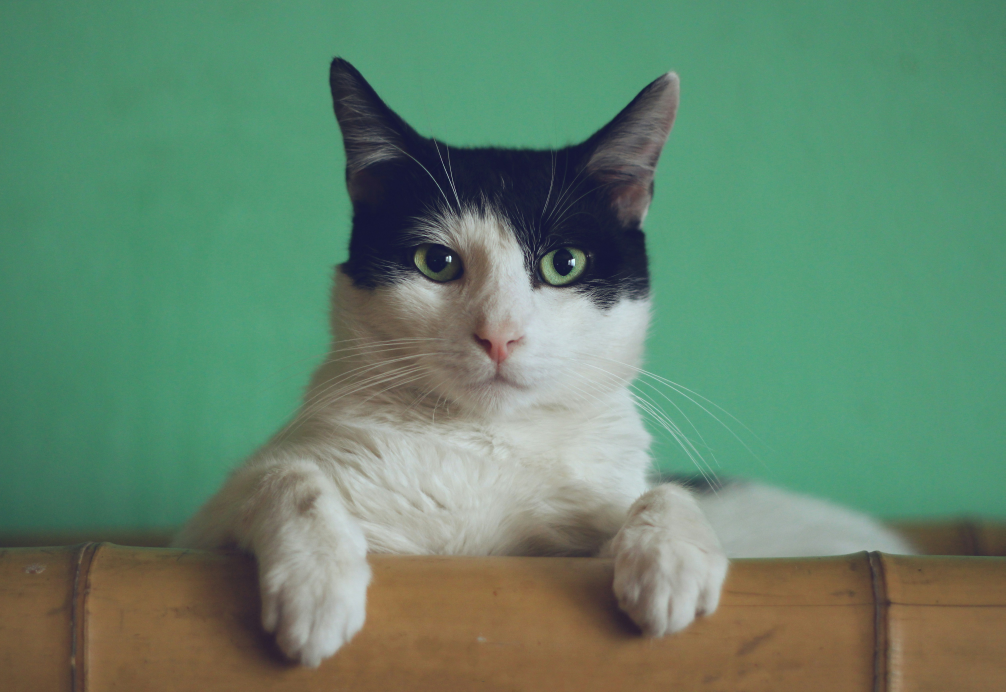
#> input picture Artifical_Intelligence/img.jpg, 5026 x 3458 px (shown at 1/5 size)
$ jupyter execute Lab05.ipynb
#> lines starting #> are read from the running program, lines starting #| are printed output that depends on the picture; after the words box and inside, x2 and y2 are one past the last pixel; in counts of white or black regions, pixels touching at a corner belong together
[cell 1]
import cv2
img = cv2.imread('img.jpg')
#> img is the input picture: shape (3458, 5026, 3); mean B, G, R 108, 132.8, 99.3
newImg = cv2.resize(img,(600,400))
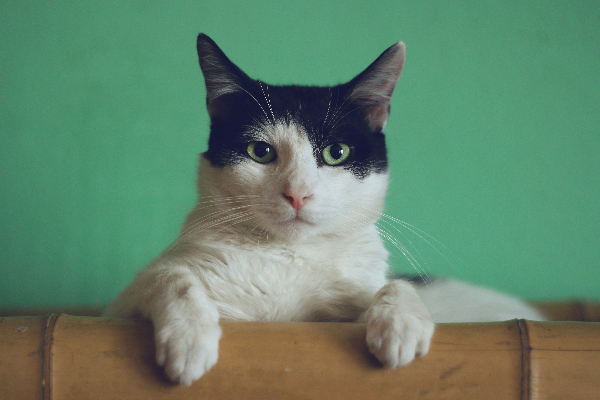
#> newImg: shape (400, 600, 3); mean B, G, R 107.8, 132.7, 99.1
cv2.rectangle(newImg,(300,300),(200,200),(255,255,0),3)
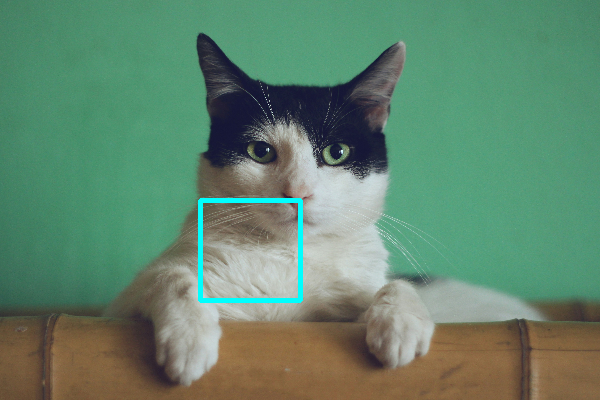
#> newImg: shape (400, 600, 3); 0.83% of pixels changed, all inside (x1, y1, x2, y2) = (198, 198, 303, 303)
img2 = cv2.rotate(newImg,cv2.ROTATE_90_CLOCKWISE)
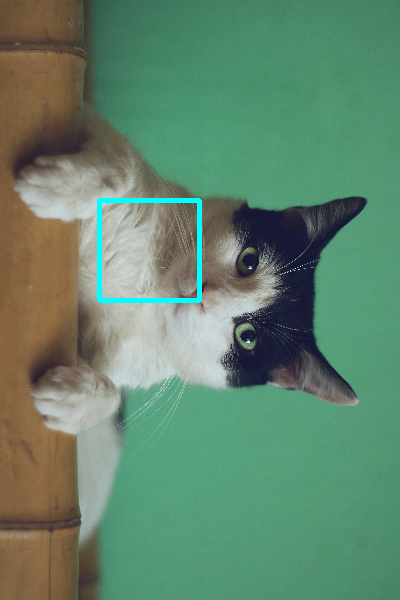
#> img2: shape (600, 400, 3); mean B, G, R 108.8, 133.6, 97.9
cv2.imshow('Output ',img2)
cv2.waitKey()
cv2.destroyAllWindows()

Water Container Problem

[cell 2]
def water_container(height: list[int]) -> int:
    left = 0
    right = len(height) - 1
    max_water = 0

    while left < right:
        width = right - left
        current_height = min(height[left], height[right])
        current_area = width * current_height
        max_water = max(max_water , current_area)
        if height[left] < height[right]:
            left+=1
        else:
            right-=1
    return max_water
x = water_container([1,8,6,2,5,7])
x

INT TO ROMAN

[cell 3]
def int_to_roman(num: int) -> str:
#> called with num = 7
    res = ''
    roman_map = [
        (1000,'M'),(900,'CM'),(500,'D'),(400,'CD'),
        (100,'C'),(90,'XC'),(50,'L'),(40,'XL'),
        (10,'X'),(9,'IX'),(5,'V'),(4,'IV'),(1,'I')
    ]
    for val, syb in roman_map:
        while num>=val:
            res+=syb
            num-=val

    return res

print(int_to_roman(7))
